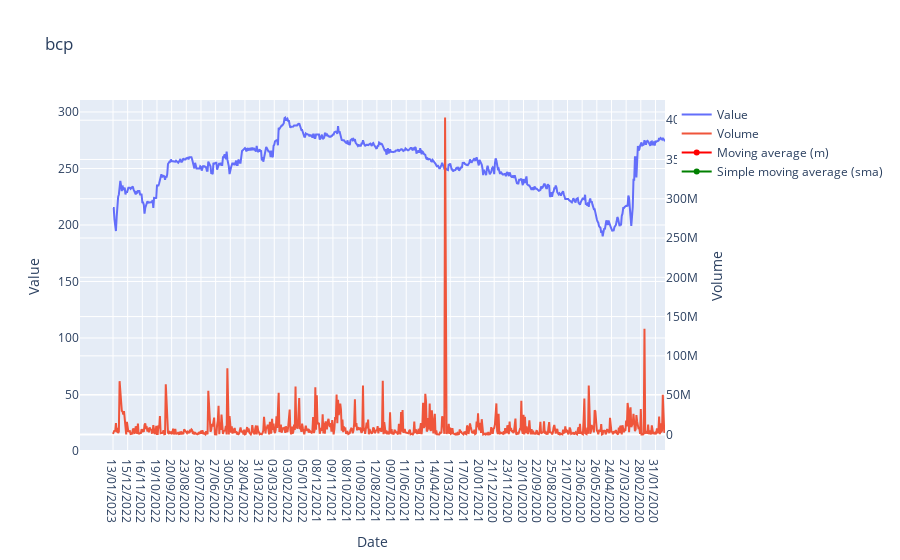

Write notebook code for a chart like this one.
### Code cell
stock.dynamicgraph_Mm_Sma(5,6)

### Figure 1 — Plotly figure (JSON) as saved in the notebook; plotly's stock layout.template omitted (floating-point values rounded to 4 significant figures; data arrays with more than 128 entries replaced by an {"elided": "..."} marker saying what was removed)
{"data": [{"name": "Value", "type": "scatter", "x": {"elided": "754 str values"}, "y": {"elided": "754 float values"}}, {"name": "Volume", "type": "scatter", "x": {"elided": "754 str values"}, "y": {"elided": "754 float values"}, "yaxis": "y2"}, {"line": {"color": "red"}, "name": "Moving average (m)", "type": "scatter", "x": {"elided": "754 str values"}, "y": {"elided": "749x1 float values"}}, {"line": {"color": "green"}, "name": "Simple moving average (sma)", "type": "scatter", "x": {"elided": "754 str values"}, "y": {"elided": "749x1 float values"}}], "layout": {"shapes": [{"opacity": 0, "type": "rect", "x0": "2022-01-01", "x1": "2022-12-31", "y0": 0, "y1": 295}], "title": {"text": "bcp"}, "xaxis": {"title": {"text": "Date"}}, "yaxis": {"title": {"text": "Value"}}, "yaxis2": {"overlaying": "y", "side": "right", "title": {"text": "Volume"}}}}
